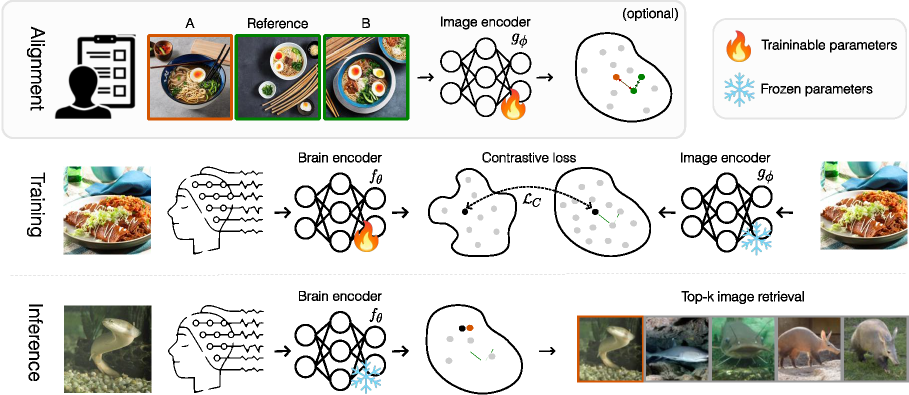
#> input picture alignment_method.png, 1817 x 790 px (shown at 1/2 size)
$ python -i gen_img_features.py   (imports and definitions only)   (older library calls are emulated)
#> lines starting #> are read from the running program, lines starting #| are printed output that depends on the picture
#> further down, picture is the input picture: shape (790, 1817, 3); mean B, G, R 208.7, 213.3, 213.5
import cv2
import numpy as np
import pywt
import os
import argparse
import itertools
import matplotlib.pyplot as plt

def compute_gabor_features(image, ksize=15, sigma=4.0, theta_values=[0, np.pi/4, np.pi/2, 3*np.pi/4], lambd=10.0, gamma=0.5, filename=None):
#> called with ksize = 15, sigma = 4, lambd = 10, gamma = 0.5
    gray = cv2.cvtColor(image, cv2.COLOR_BGR2GRAY) if len(image.shape) == 3 else image
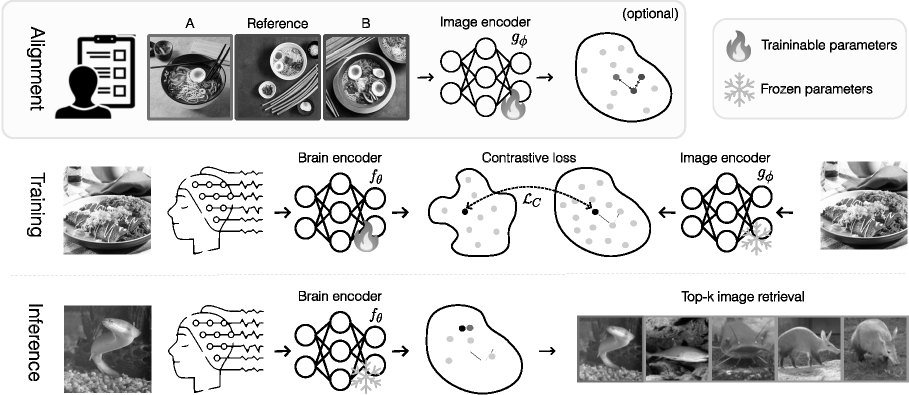
#> gray: shape (790, 1817) (shown at 1/2 size); min 0, max 255, mean 212.8
    gray = cv2.resize(gray, (32, 32))
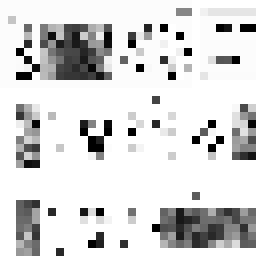
#> gray: shape (32, 32) (shown 8 times larger); min 0, max 255, mean 214.8
    responses = []
    for theta in theta_values:
        kernel = cv2.getGaborKernel((ksize, ksize), sigma, theta, lambd, gamma, 0, ktype=cv2.CV_32F)
        filtered = cv2.filter2D(gray, cv2.CV_32F, kernel)
        responses.append(filtered.flatten())
#> this loop made 4 passes
#> pass 1, in compute_gabor_features, `filtered = cv2.filter2D(gray, cv2.CV_32F, kernel)`:
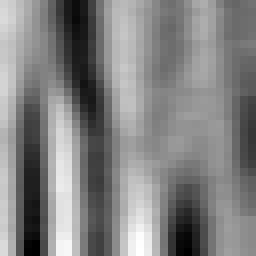
#> filtered: shape (32, 32) float32 (shown 8 times larger); min -2498.3, max 2913.5, mean 267.4; drawn with min black and max white
#> pass 2, in compute_gabor_features, `filtered = cv2.filter2D(gray, cv2.CV_32F, kernel)`:
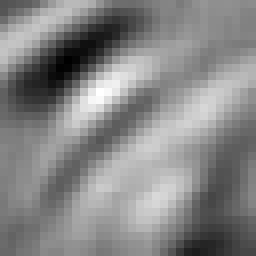
#> filtered: shape (32, 32) float32 (shown 8 times larger); min 1070.3, max 5744.3, mean 3534.6; drawn with min black and max white
#> pass 3, in compute_gabor_features, `filtered = cv2.filter2D(gray, cv2.CV_32F, kernel)`:
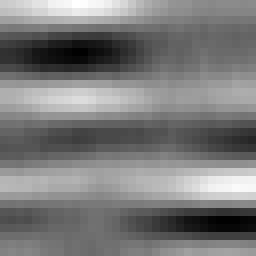
#> filtered: shape (32, 32) float32 (shown 8 times larger); min -3871.3, max 4837.4, mean 299.1; drawn with min black and max white
#> after the loop:
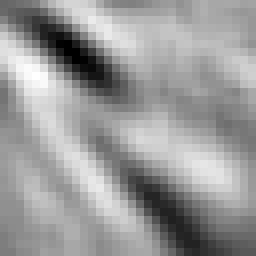
#> filtered: shape (32, 32) float32 (shown 8 times larger); min 888.9, max 5181, mean 3485.8; drawn with min black and max white
#> after the loop, responses = 4 items
    return np.array(responses).flatten()

def compute_color_histogram(image, bins=(8, 8, 8)):
    hsv = cv2.cvtColor(image, cv2.COLOR_BGR2HSV)
    hist = cv2.calcHist([hsv], [0, 1, 2], None, bins, [0, 180, 0, 256, 0, 256])
    cv2.normalize(hist, hist)
    return hist.flatten()

def compute_wavelet_features(image, wavelet='haar', level=3):
    gray = cv2.cvtColor(image, cv2.COLOR_BGR2GRAY) if len(image.shape) == 3 else image
    gray = cv2.resize(gray, (32, 32))
    coeffs = pywt.wavedec2(gray, wavelet, level=level)
    coeffs_flat = [coeffs[0]/np.abs(coeffs[0]).max()]
    coeffs_flat.extend(list(itertools.chain(*coeffs[1:])))
    coeffs_flat = [coeffs_flat[i].flatten() for i in range(len(coeffs_flat))]
    feature_vector = np.hstack(coeffs_flat)
    return feature_vector


def parse_args():
    parser = argparse.ArgumentParser()
    parser.add_argument("--root_path", type=str, help="Full path to the root directory of the dataset")
    parser.add_argument("--output_path", type=str, help="Output JSON file")
    parser.add_argument("--split", type=str, default="train", help="Dataset split to use (train or test)")
    return parser.parse_args()


# [39 lines not run here, left out]

>>> import cv2
>>> picture = cv2.imread('../../alignment_method.png')
>>> result = compute_gabor_features(picture)
#> result = 4096 values, max 5744.3 at index 1388, min -3871.3 at index 2249, mean 1896.7
